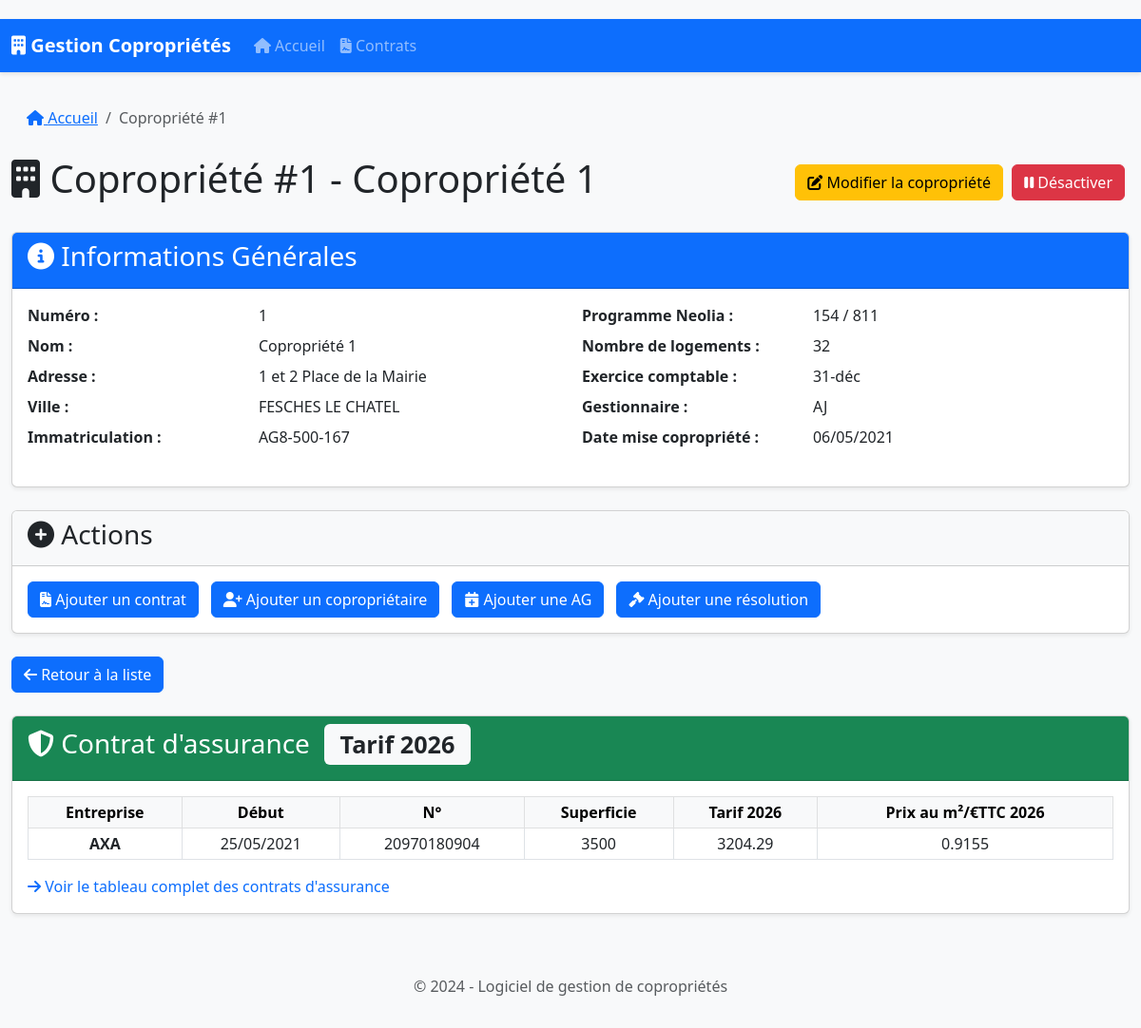
The page /copropriete/1 on the database its author committed.
### database.py (models this page shows)
class Copropriete(db.Model):
    id = db.Column(db.Integer, primary_key=True)
    numero = db.Column(db.Integer, unique=True, nullable=False)
    nom = db.Column(db.String(200), nullable=False)
    date_mise_copropriete = db.Column(db.Date)
    programme_neolia = db.Column(db.String(100))
    adresse = db.Column(db.String(300))
    ville = db.Column(db.String(100))
    immatriculation = db.Column(db.String(100))
    nombre_logements = db.Column(db.Integer)
    exercice_comptable = db.Column(db.String(20))  # Ex: "31-déc", "30-juin"
    gestionnaire = db.Column(db.String(50))  # Ex: "AJ", "KS"
    est_active = db.Column(db.Boolean, default=True)
    fiche_immeuble = db.relationship('FicheImmeuble', backref='copropriete', uselist=False)
    contrats = db.relationship('Contrat', backref='copropriete', lazy=True)
    coproprietaires = db.relationship('Coproprietaire', backref='copropriete', lazy=True)
    assemblees_generales = db.relationship('AssembleeGenerale', backref='copropriete', lazy=True)
    resolutions_futures = db.relationship('ResolutionFuture', backref='copropriete', lazy=True)

### app.py (models this page shows)
class AssuranceCellule(db.Model):
    __tablename__ = 'assurance_cellules'
    id = db.Column(db.Integer, primary_key=True)
    ligne_id = db.Column(db.Integer, db.ForeignKey('assurance_lignes.id'), nullable=False)
    colonne_id = db.Column(db.Integer, db.ForeignKey('assurance_colonnes.id'), nullable=False)
    valeur = db.Column(db.Text)

### app.py (the view)
@app.route('/copropriete/<int:copro_id>')
def copropriete(copro_id):
    copropriete = Copropriete.query.options(
        joinedload(Copropriete.fiche_immeuble),
        joinedload(Copropriete.coproprietaires),
        joinedload(Copropriete.coproprietaires).joinedload(Coproprietaire.lots),
        joinedload(Copropriete.coproprietaires).joinedload(Coproprietaire.emails),
        joinedload(Copropriete.coproprietaires).joinedload(Coproprietaire.telephones),
        joinedload(Copropriete.contrats).joinedload(Contrat.prestations),
        joinedload(Copropriete.assemblees_generales).joinedload(AssembleeGenerale.points_a_retenir),
        joinedload(Copropriete.assemblees_generales).joinedload(AssembleeGenerale.budgets_travaux).joinedload(BudgetTravaux.appels_fonds),
        joinedload(Copropriete.resolutions_futures)
    ).get_or_404(copro_id)
    types_contrats = ["Assurance", "Nettoyage", "Entretien", "Sécurité", "Autre"]
    civilites = Civilite.query.all()
    assurance_contrat = _assurance_pour_copropriete(copropriete.numero)
    return render_template(
        'copropriete.html',
        copropriete=copropriete,
        contrats=copropriete.contrats,
        coproprietaires=copropriete.coproprietaires,
        assemblees=copropriete.assemblees_generales,
        resolutions=copropriete.resolutions_futures,
        types_contrats=types_contrats,
        civilites=civilites,
        assurance_contrat=assurance_contrat
    )

### app.py (called while the page is built)
@app.context_processor
def inject_models():
    return dict(Civilite=Civilite)

### templates/copropriete.html (shortened to what this page needs)
{% extends "base.html" %}
{% block content %}
<div class="row">
    <div class="col-md-12">
        <nav aria-label="breadcrumb">
            <ol class="breadcrumb">
                <li class="breadcrumb-item"><a href="{{ url_for('index') }}"><i class="fas fa-home"></i> Accueil</a></li>
                <li class="breadcrumb-item active" aria-current="page">Copropriété #{{ copropriete.numero }}</li>
            </ol>
        </nav>
        <div class="d-flex justify-content-between align-items-center mb-4">
            <h1><i class="fas fa-building"></i> Copropriété #{{ copropriete.numero }} - {{ copropriete.nom }}</h1>
            <div>
                    <a href="{{ url_for('edit_copropriete', copro_id=copropriete.id) }}" class="btn btn-warning">
                        <i class="fas fa-edit"></i> Modifier la copropriété
                    </a>
                {% if copropriete.est_active %}
                    <form method="POST" action="{{ url_for('toggle_active', copro_id=copropriete.id) }}" class="d-inline">
                        <button type="submit" class="btn btn-danger">
                            <i class="fas fa-pause"></i> Désactiver
                        </button>
                    </form>
                {% else %}
                    <form method="POST" action="{{ url_for('toggle_active', copro_id=copropriete.id) }}" class="d-inline">
                        <button type="submit" class="btn btn-success">
                            <i class="fas fa-play"></i> Réactiver
                        </button>
                    </form>
                {% endif %}
            </div>
        </div>
    </div>
</div>
<div class="card mb-4">
    <div class="card-header bg-primary text-white">
        <h3><i class="fas fa-info-circle"></i> Informations Générales</h3>
    </div>
    <div class="card-body">
        <div class="row">
            <div class="col-md-6">
                <dl class="row">
                    <dt class="col-sm-5">Numéro :</dt>
                    <dd class="col-sm-7">{{ copropriete.numero }}</dd>
                    <dt class="col-sm-5">Nom :</dt>
                    <dd class="col-sm-7">{{ copropriete.nom }}</dd>
                    <dt class="col-sm-5">Adresse :</dt>
                    <dd class="col-sm-7">{{ copropriete.adresse }}</dd>
                    <dt class="col-sm-5">Ville :</dt>
                    <dd class="col-sm-7">{{ copropriete.ville }}</dd>
                    <dt class="col-sm-5">Immatriculation :</dt>
                    <dd class="col-sm-7">{{ copropriete.immatriculation or 'N/C' }}</dd>
                </dl>
            </div>
            <div class="col-md-6">
                <dl class="row">
                    <dt class="col-sm-5">Programme Neolia :</dt>
                    <dd class="col-sm-7">{{ copropriete.programme_neolia or 'N/C' }}</dd>
                    <dt class="col-sm-5">Nombre de logements :</dt>
                    <dd class="col-sm-7">{{ copropriete.nombre_logements or 0 }}</dd>
                    <dt class="col-sm-5">Exercice comptable :</dt>
                    <dd class="col-sm-7">{{ copropriete.exercice_comptable or 'N/C' }}</dd>
                    <dt class="col-sm-5">Gestionnaire :</dt>
                    <dd class="col-sm-7">{{ copropriete.gestionnaire or 'N/C' }}</dd>
                    <dt class="col-sm-5">Date mise copropriété :</dt>
                    <dd class="col-sm-7">
                        {{ copropriete.date_mise_copropriete.strftime('%d/%m/%Y') if copropriete.date_mise_copropriete else 'N/C' }}
                    </dd>
                </dl>
            </div>
        </div>
    </div>
</div>
<div class="card mb-4">
    <div class="card-header bg-light">
        <h3><i class="fas fa-plus-circle"></i> Actions</h3>
    </div>
    <div class="card-body">
        <div class="d-flex flex-wrap gap-2">
            <button type="button" class="btn btn-primary" data-bs-toggle="modal" data-bs-target="#addContratModal">
                <i class="fas fa-file-contract"></i> Ajouter un contrat
            </button>
            <button type="button" class="btn btn-primary" data-bs-toggle="modal" data-bs-target="#addCoproprietaireModal">
                <i class="fas fa-user-plus"></i> Ajouter un copropriétaire
            </button>
            <button type="button" class="btn btn-primary" data-bs-toggle="modal" data-bs-target="#addAGModal">
                <i class="fas fa-calendar-plus"></i> Ajouter une AG
            </button>
            <button type="button" class="btn btn-primary" data-bs-toggle="modal" data-bs-target="#addResolutionModal">
                <i class="fas fa-gavel"></i> Ajouter une résolution
            </button>
        </div>
    </div>
</div>
<a href="{{ url_for('index') }}" class="btn btn-primary mb-4">
    <i class="fas fa-arrow-left"></i> Retour à la liste
</a>
{% if assurance_contrat %}
<div class="card mb-4">
    <div class="card-header bg-success text-white">
        <h3><i class="fas fa-shield-alt"></i> Contrat d'assurance
            {% if assurance_contrat.derniere_annee %}<span class="badge bg-light text-dark ms-2">Tarif {{ assurance_contrat.derniere_annee }}</span>{% endif %}
        </h3>
    </div>
    <div class="card-body">
        <div class="table-responsive">
            <table class="table table-sm table-bordered align-middle">
                <thead class="table-light">
                    <tr class="text-center">
                        <th>Entreprise</th>
                        <th>Début</th>
                        <th>N°</th>
                        <th>Superficie</th>
                        {% if assurance_contrat.derniere_annee %}
                        <th>Tarif {{ assurance_contrat.derniere_annee }}</th>
                        <th>Prix au m²/€TTC {{ assurance_contrat.derniere_annee }}</th>
                        {% endif %}
                    </tr>
                </thead>
                <tbody>
                    <tr class="text-center">
                        <td class="fw-bold">{{ assurance_contrat.entreprise or '—' }}</td>
                        <td>{{ assurance_contrat.debut or '—' }}</td>
                        <td>{{ assurance_contrat.numero_contrat or '—' }}</td>
                        <td>{{ assurance_contrat.superficie or '—' }}</td>
                        {% if assurance_contrat.derniere_annee %}
                        <td>{{ assurance_contrat.dernier_tarif or '—' }}</td>
                        <td>{{ assurance_contrat.dernier_prix_m2 or '—' }}</td>
                        {% endif %}
                    </tr>
                </tbody>
            </table>
        </div>
        <p class="text-muted mb-0">
            <a href="{{ url_for('assurance_page') }}" class="text-decoration-none">
                <i class="fas fa-arrow-right"></i> Voir le tableau complet des contrats d'assurance
            </a>
        </p>
    </div>
</div>
{% endif %}
{% endblock %}

### templates/base.html (shortened to what this page needs)
<!DOCTYPE html>
<html lang="fr">
<head>
    <link href="https://cdn.jsdelivr.net/npm/bootstrap@5.3.0/dist/css/bootstrap.min.css" rel="stylesheet">
    <link rel="stylesheet" href="https://cdnjs.cloudflare.com/ajax/libs/font-awesome/6.4.0/css/all.min.css">
    <link rel="stylesheet" href="{{ url_for('static', filename='css/style.css') }}">
</head>
<body>
    <header>
        <nav class="navbar navbar-expand-lg navbar-dark bg-primary">
            <div class="container-fluid">
                <a class="navbar-brand" href="{{ url_for('index') }}">
                    <i class="fas fa-building"></i> Gestion Copropriétés
                </a>
                <div class="collapse navbar-collapse" id="navbarNav">
                    <ul class="navbar-nav">
                        <li class="nav-item">
                            <a class="nav-link" href="{{ url_for('index') }}"><i class="fas fa-home"></i> Accueil</a>
                        </li>
                        <li class="nav-item">
                            <a class="nav-link" href="{{ url_for('contrats') }}"><i class="fas fa-file-contract"></i> Contrats</a>
                        </li>
                    </ul>
                </div>
            </div>
        </nav>
    </header>
    <main class="container-fluid mt-4">
        {% block content %}{% endblock %}
    </main>
    <footer class="bg-light py-3 mt-5">
        <div class="container text-center">
            <p class="text-muted">© 2024 - Logiciel de gestion de copropriétés</p>
        </div>
    </footer>
</body>
</html>

### static/css/style.css (style rules this page uses)
body { padding-top: 20px; background-color: #f8f9fa; }
.card { margin-bottom: 20px; box-shadow: 0 0.125rem 0.25rem rgba(0, 0, 0, 0.075); }
.card-header { font-weight: 600; }
.table-responsive { overflow-x: auto; }
.table { margin-bottom: 1rem; }
.table th { white-space: nowrap; }
.badge { font-size: 0.9em; padding: 0.35em 0.65em; }
.btn { margin-right: 5px; }
.navbar { margin-bottom: 20px; box-shadow: 0 2px 4px rgba(0, 0, 0, 0.1); }
.navbar-brand { font-weight: 600; }
.navbar-nav .nav-link { font-weight: 500; }
.breadcrumb { background-color: transparent; padding: 0.75rem 1rem; }
.breadcrumb-item + .breadcrumb-item::before { content: "/"; }

### rows shown on the page
Copropriete: numero "1", nom "Copropriété 1", adresse "1 et 2 Place de la Mairie", ville "FESCHES LE CHATEL", immatriculation "AG8-500-167", programme_neolia "154 / 811", nombre_logements "32", exercice_comptable "31-déc", gestionnaire "AJ", date_mise_copropriete "06/05/2021"
AssuranceCellule: valeur "AXA"
AssuranceCellule: valeur "25/05/2021"
AssuranceCellule: valeur "20970180904"
AssuranceCellule: valeur "3500"
AssuranceCellule: valeur "3204.29"
AssuranceCellule: valeur "0.9155"

### other values the page prints
{{ assurance_contrat.derniere_annee }} "2026"
